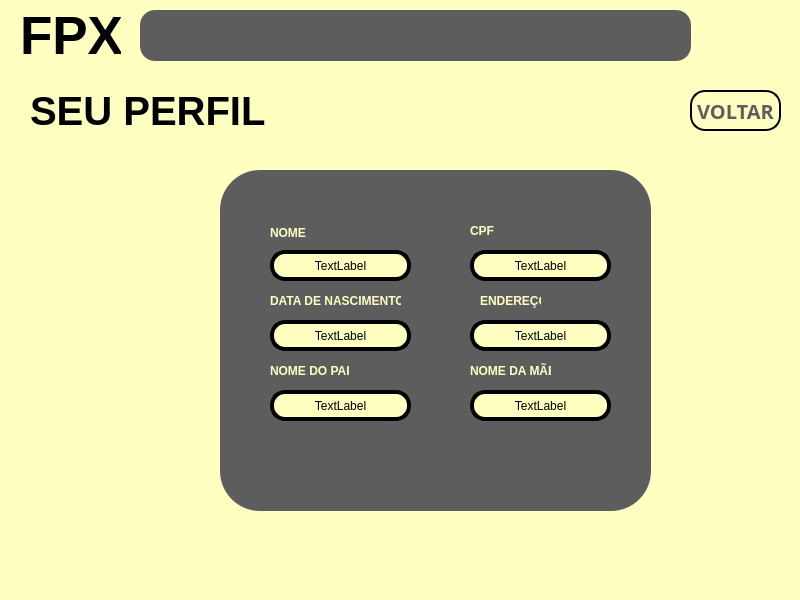
<?xml version="1.0" encoding="UTF-8"?>
<ui version="4.0">
 <class>MainWindow</class>
 <widget class="QMainWindow" name="MainWindow">
  <property name="geometry">
   <rect>
    <x>0</x>
    <y>0</y>
    <width>800</width>
    <height>600</height>
   </rect>
  </property>
  <property name="windowTitle">
   <string>MainWindow</string>
  </property>
  <property name="styleSheet">
   <string notr="true">background-color: rgb(254, 255, 193);</string>
  </property>
  <widget class="QWidget" name="centralwidget">
   <widget class="QLabel" name="label_4">
    <property name="geometry">
     <rect>
      <x>710</x>
      <y>0</y>
      <width>71</width>
      <height>71</height>
     </rect>
    </property>
    <property name="text">
     <string/>
    </property>
    <property name="pixmap">
     <pixmap>D:/downloads/profile-user (2).png</pixmap>
    </property>
   </widget>
   <widget class="QLabel" name="label">
    <property name="geometry">
     <rect>
      <x>20</x>
      <y>10</y>
      <width>101</width>
      <height>51</height>
     </rect>
    </property>
    <property name="font">
     <font>
      <pointsize>40</pointsize>
      <weight>75</weight>
      <bold>true</bold>
     </font>
    </property>
    <property name="text">
     <string>FPX</string>
    </property>
   </widget>
   <widget class="QLabel" name="label_2">
    <property name="geometry">
     <rect>
      <x>30</x>
      <y>80</y>
      <width>271</width>
      <height>61</height>
     </rect>
    </property>
    <property name="font">
     <font>
      <pointsize>30</pointsize>
      <weight>75</weight>
      <bold>true</bold>
     </font>
    </property>
    <property name="text">
     <string>SEU PERFIL</string>
    </property>
   </widget>
   <widget class="QFrame" name="frame_4">
    <property name="geometry">
     <rect>
      <x>140</x>
      <y>10</y>
      <width>551</width>
      <height>51</height>
     </rect>
    </property>
    <property name="styleSheet">
     <string notr="true">background-color: rgb(93, 93, 93);
border-radius: 15px;
border-style: outset;
border- width: 2px;</string>
    </property>
    <property name="frameShape">
     <enum>QFrame::StyledPanel</enum>
    </property>
    <property name="frameShadow">
     <enum>QFrame::Raised</enum>
    </property>
   </widget>
   <widget class="QPushButton" name="pushButton">
    <property name="geometry">
     <rect>
      <x>690</x>
      <y>90</y>
      <width>91</width>
      <height>41</height>
     </rect>
    </property>
    <property name="font">
     <font>
      <family>Yu Gothic</family>
      <pointsize>15</pointsize>
      <weight>75</weight>
      <italic>false</italic>
      <bold>true</bold>
     </font>
    </property>
    <property name="styleSheet">
     <string notr="true">color: rgb(93, 93, 93);
border-style: outset;
border-width: 2px;
border-radius: 15px;
border-color: black;
</string>
    </property>
    <property name="text">
     <string>VOLTAR</string>
    </property>
   </widget>
   <widget class="QFrame" name="frame_2">
    <property name="geometry">
     <rect>
      <x>220</x>
      <y>170</y>
      <width>431</width>
      <height>341</height>
     </rect>
    </property>
    <property name="styleSheet">
     <string notr="true">background-color: rgb(93, 93, 93);
border-radius: 40px;
border-style: outset;
border- width: 4px;</string>
    </property>
    <property name="frameShape">
     <enum>QFrame::StyledPanel</enum>
    </property>
    <property name="frameShadow">
     <enum>QFrame::Raised</enum>
    </property>
    <widget class="QLabel" name="label_6">
     <property name="geometry">
      <rect>
       <x>36</x>
       <y>280</y>
       <width>201</width>
       <height>20</height>
      </rect>
     </property>
     <property name="styleSheet">
      <string notr="true">color: white;</string>
     </property>
     <property name="text">
      <string/>
     </property>
     <property name="alignment">
      <set>Qt::AlignCenter</set>
     </property>
    </widget>
    <widget class="QLabel" name="label_3">
     <property name="geometry">
      <rect>
       <x>50</x>
       <y>80</y>
       <width>141</width>
       <height>31</height>
      </rect>
     </property>
     <property name="styleSheet">
      <string notr="true">background-color: rgb(254, 255, 193);
border-radius: 15px;
border-style: outset;
border-width: 4px;</string>
     </property>
     <property name="text">
      <string>TextLabel</string>
     </property>
     <property name="alignment">
      <set>Qt::AlignCenter</set>
     </property>
    </widget>
    <widget class="QLabel" name="label_5">
     <property name="geometry">
      <rect>
       <x>50</x>
       <y>150</y>
       <width>141</width>
       <height>31</height>
      </rect>
     </property>
     <property name="styleSheet">
      <string notr="true">background-color: rgb(254, 255, 193);
border-radius: 15px;
border-style: outset;
border-width: 4px;</string>
     </property>
     <property name="text">
      <string>TextLabel</string>
     </property>
     <property name="alignment">
      <set>Qt::AlignCenter</set>
     </property>
    </widget>
    <widget class="QLabel" name="label_7">
     <property name="geometry">
      <rect>
       <x>50</x>
       <y>220</y>
       <width>141</width>
       <height>31</height>
      </rect>
     </property>
     <property name="styleSheet">
      <string notr="true">background-color: rgb(254, 255, 193);
border-radius: 15px;
border-style: outset;
border-width: 4px;</string>
     </property>
     <property name="text">
      <string>TextLabel</string>
     </property>
     <property name="alignment">
      <set>Qt::AlignCenter</set>
     </property>
    </widget>
    <widget class="QLabel" name="label_8">
     <property name="geometry">
      <rect>
       <x>250</x>
       <y>220</y>
       <width>141</width>
       <height>31</height>
      </rect>
     </property>
     <property name="styleSheet">
      <string notr="true">background-color: rgb(254, 255, 193);
border-radius: 15px;
border-style: outset;
border-width: 4px;</string>
     </property>
     <property name="text">
      <string>TextLabel</string>
     </property>
     <property name="alignment">
      <set>Qt::AlignCenter</set>
     </property>
    </widget>
    <widget class="QLabel" name="label_9">
     <property name="geometry">
      <rect>
       <x>250</x>
       <y>150</y>
       <width>141</width>
       <height>31</height>
      </rect>
     </property>
     <property name="styleSheet">
      <string notr="true">background-color: rgb(254, 255, 193);
border-radius: 15px;
border-style: outset;
border-width: 4px;</string>
     </property>
     <property name="text">
      <string>TextLabel</string>
     </property>
     <property name="alignment">
      <set>Qt::AlignCenter</set>
     </property>
    </widget>
    <widget class="QLabel" name="label_10">
     <property name="geometry">
      <rect>
       <x>250</x>
       <y>80</y>
       <width>141</width>
       <height>31</height>
      </rect>
     </property>
     <property name="styleSheet">
      <string notr="true">background-color: rgb(254, 255, 193);
border-radius: 15px;
border-style: outset;
border-width: 4px;</string>
     </property>
     <property name="text">
      <string>TextLabel</string>
     </property>
     <property name="alignment">
      <set>Qt::AlignCenter</set>
     </property>
    </widget>
    <widget class="QLabel" name="label_11">
     <property name="geometry">
      <rect>
       <x>50</x>
       <y>52</y>
       <width>47</width>
       <height>21</height>
      </rect>
     </property>
     <property name="font">
      <font>
       <weight>75</weight>
       <bold>true</bold>
      </font>
     </property>
     <property name="styleSheet">
      <string notr="true">color: rgb(254, 255, 193);</string>
     </property>
     <property name="text">
      <string>NOME</string>
     </property>
    </widget>
    <widget class="QLabel" name="label_12">
     <property name="geometry">
      <rect>
       <x>250</x>
       <y>50</y>
       <width>47</width>
       <height>21</height>
      </rect>
     </property>
     <property name="font">
      <font>
       <weight>75</weight>
       <bold>true</bold>
      </font>
     </property>
     <property name="styleSheet">
      <string notr="true">color: rgb(254, 255, 193);</string>
     </property>
     <property name="text">
      <string>CPF</string>
     </property>
    </widget>
    <widget class="QLabel" name="label_13">
     <property name="geometry">
      <rect>
       <x>50</x>
       <y>120</y>
       <width>131</width>
       <height>21</height>
      </rect>
     </property>
     <property name="font">
      <font>
       <weight>75</weight>
       <bold>true</bold>
      </font>
     </property>
     <property name="styleSheet">
      <string notr="true">color: rgb(254, 255, 193);</string>
     </property>
     <property name="text">
      <string>DATA DE NASCIMENTO</string>
     </property>
    </widget>
    <widget class="QLabel" name="label_14">
     <property name="geometry">
      <rect>
       <x>260</x>
       <y>120</y>
       <width>61</width>
       <height>21</height>
      </rect>
     </property>
     <property name="font">
      <font>
       <weight>75</weight>
       <bold>true</bold>
      </font>
     </property>
     <property name="styleSheet">
      <string notr="true">color: rgb(254, 255, 193);</string>
     </property>
     <property name="text">
      <string>ENDEREÇO</string>
     </property>
    </widget>
    <widget class="QLabel" name="label_15">
     <property name="geometry">
      <rect>
       <x>50</x>
       <y>190</y>
       <width>81</width>
       <height>21</height>
      </rect>
     </property>
     <property name="font">
      <font>
       <weight>75</weight>
       <bold>true</bold>
      </font>
     </property>
     <property name="styleSheet">
      <string notr="true">color: rgb(254, 255, 193);</string>
     </property>
     <property name="text">
      <string>NOME DO PAI</string>
     </property>
    </widget>
    <widget class="QLabel" name="label_16">
     <property name="geometry">
      <rect>
       <x>250</x>
       <y>190</y>
       <width>81</width>
       <height>21</height>
      </rect>
     </property>
     <property name="font">
      <font>
       <weight>75</weight>
       <bold>true</bold>
      </font>
     </property>
     <property name="styleSheet">
      <string notr="true">color: rgb(254, 255, 193);</string>
     </property>
     <property name="text">
      <string>NOME DA MÃE</string>
     </property>
    </widget>
   </widget>
  </widget>
  <widget class="QMenuBar" name="menubar">
   <property name="geometry">
    <rect>
     <x>0</x>
     <y>0</y>
     <width>800</width>
     <height>21</height>
    </rect>
   </property>
  </widget>
  <widget class="QStatusBar" name="statusbar"/>
 </widget>
 <resources/>
 <connections/>
</ui>
